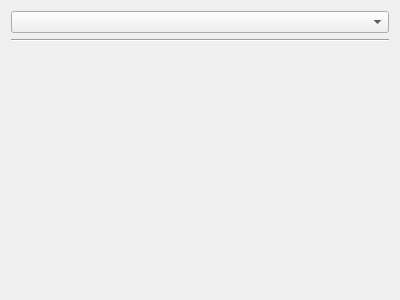
<?xml version="1.0" encoding="UTF-8"?>
<ui version="4.0">
 <class>TestWidget_UI</class>
 <widget class="QWidget" name="TestWidget_UI">
  <property name="geometry">
   <rect>
    <x>0</x>
    <y>0</y>
    <width>400</width>
    <height>300</height>
   </rect>
  </property>
  <property name="windowTitle">
   <string>Form</string>
  </property>
  <layout class="QGridLayout" name="gridLayout">
   <item row="0" column="0">
    <widget class="QComboBox" name="comboBox"/>
   </item>
   <item row="2" column="0">
    <spacer name="verticalSpacer">
     <property name="orientation">
      <enum>Qt::Vertical</enum>
     </property>
     <property name="sizeHint" stdset="0">
      <size>
       <width>20</width>
       <height>40</height>
      </size>
     </property>
    </spacer>
   </item>
   <item row="1" column="0">
    <widget class="Line" name="line">
     <property name="orientation">
      <enum>Qt::Horizontal</enum>
     </property>
    </widget>
   </item>
  </layout>
 </widget>
 <resources/>
 <connections/>
</ui>
